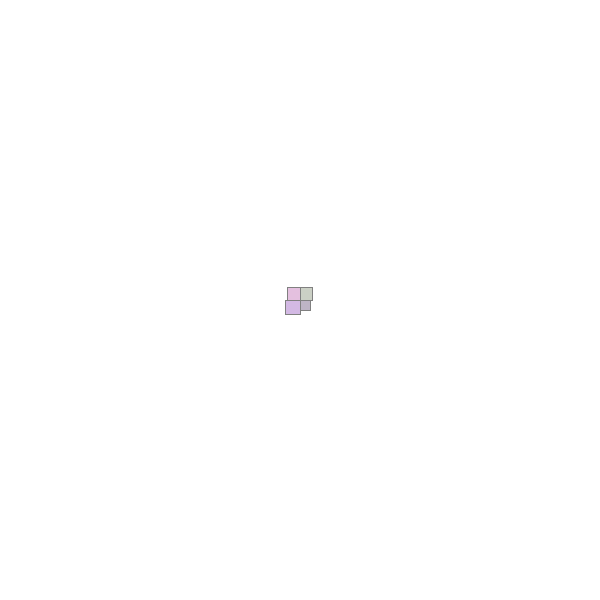
Frame 1 (no input)
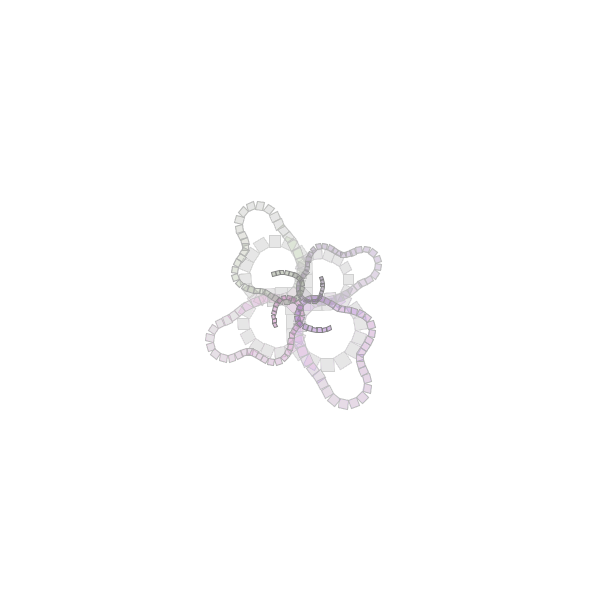
Frame 60 (the mouse pressed at the canvas centre just before this capture)
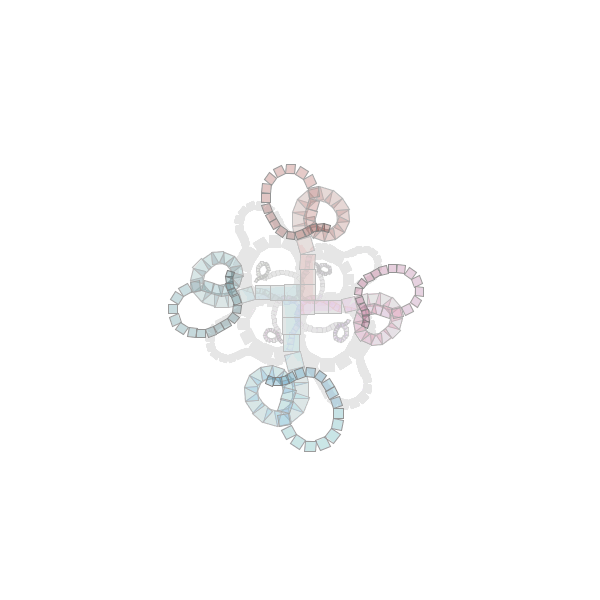
Frame 120 (the mouse held since frame 60 and released just before this capture)

The Processing sketch that drew these frames (run headless with seeded random() and noise(); from frame 60 on, the mouse is pressed at the canvas centre):

// Processing sketch: processing_30852
// ── processing_30852.pde

//iterations of boxes
//allonestring
//april 2011

//pjs july 2014

shapeClass thing;
String shapeType = "RECTANGLE";
String shapeFill = "FILL";
color[] shapeColour;

int numShapes = 4;
int numPetals = 1;
int numIterations = 80;
float[] shapeWidth, shapeHeight;
float[] xpos, ypos;
float[]rotation;

float theta, speed;
int shapeCounter = 0;
int iterationCount = 0;
float rotationFactor;
float accumulatedRotation;

void setup()
{
  size(600, 600);
  background(255);
  frameRate(12);
//  shapeCounter = 0;
  
  xpos = new float[numShapes];
  ypos = new float[numShapes];
  shapeWidth = new float[numShapes];
  shapeHeight = new float[numShapes];  
  shapeColour = new color[numShapes];
  rotation = new float[numShapes];
  ellipseMode(CENTER);
  
  createNewValues();
}

void createNewValues()
{  
//  rectMode(CORNER);
//  fill(255, 200);
//  rect(0, 0, width, height);

  theta = 0;
  speed = 0;
  shapeCounter = 0;
  iterationCount = 0;
  accumulatedRotation = 0;
//  numPetals = (int)random(6) + 3;
  rotationFactor = random(PI);

  for(int s = 0; s < numShapes; s++)
  {
    shapeWidth[shapeCounter] = random(10) + 10; //30 - abs(5 * (s - (numShapes - 1)));
    shapeHeight[shapeCounter] = shapeWidth[shapeCounter];
    shapeColour[shapeCounter] = color(random(128) + 64, random(128) + 64, random(128) + 64, 100);
    xpos[shapeCounter] = width / 2;
    ypos[shapeCounter] = height / 2;
    rotation[shapeCounter] = s * TWO_PI / numShapes;
    shapeCounter++;
  }
}

void draw()
{
  rectMode(CORNER);
  noStroke();
  fill(255, 5);//(255/numIterations)/2 + iterationCount);
  rect(0, 0, width, height);
  
  rectMode(CENTER);
  shapeCounter = 0;
  for(int s = 0; s < numShapes; s++)
  {
    shapeWidth[shapeCounter] *= 0.98;
    shapeHeight[shapeCounter] = shapeWidth[shapeCounter];
    thing = new shapeClass(shapeType, shapeWidth[shapeCounter], shapeHeight[shapeCounter], shapeColour[shapeCounter], shapeFill);

//    xpos[shapeCounter] += shapeWidth[shapeCounter] * cos(theta);
//    ypos[shapeCounter] += shapeHeight[shapeCounter] * sin(theta);
//    rotation[shapeCounter] += speed;
    float dx = width / 2 - xpos[shapeCounter];
    float dy = height / 2 - ypos[shapeCounter];
    float newDist = sqrt(dx*dx + dy*dy);
    float angle = atan2(dy, dx);
    float newAngle;
    
//    for(int p = 0; p < numPetals; p++)
    {
      pushMatrix();
      newAngle = angle + s * TWO_PI / numShapes;
      translate(width/2 + (newDist * cos(newAngle)), height/2 + (newDist * sin(newAngle)));
//      rotate(HALF_PI * s + PI/4 + random(PI));
      rotate(rotation[shapeCounter]);
      thing.display();
      popMatrix();
    }
    
        xpos[shapeCounter] += shapeWidth[shapeCounter] * cos(theta);
    ypos[shapeCounter] += shapeHeight[shapeCounter] * sin(theta);
    rotation[shapeCounter] += speed;

//    pushMatrix();
//    translate(xpos[shapeCounter], ypos[shapeCounter]);
//    thing.display();
//    popMatrix();
  
//    pushMatrix();
//    translate(width - xpos[shapeCounter], ypos[shapeCounter]);
//    thing.display();
//    popMatrix(); 
    
    shapeCounter++;
  }   
      
  theta += speed;
  speed += (random(1) - 0.5) ;
//    speed += (random(4) - 2)* PI / 10;
  speed = max(speed, -0.5);
  speed = min(speed, 0.5);
  accumulatedRotation += theta;

  if(iterationCount < numIterations) iterationCount++;
  else createNewValues();
}

//multi shape class
class shapeClass
{
  String shapeType;
  float shapeWidth;
  float shapeHeight;
  color colour;
  String shapeFill;
  
  shapeClass(String shapeType, float shapeWidth, float shapeHeight, color colour, String shapeFill) 
  {
    this.shapeType = shapeType;
    this.shapeWidth = shapeWidth;
    this.shapeHeight = shapeHeight;
    this.colour = colour;
    this.shapeFill = shapeFill;
  }
  
  void display()
  {
    smooth();
//    if(shapeFill.equals("FILL"))
    {
      noStroke();
      fill(colour);
    }
 //   else 
    {
 //     strokeWeight(abs(shapeWidth / 3));
      strokeWeight(1);
      stroke(128);
//      noFill();
    }
    
    if(shapeType.equals("LONGLINE"))
    {
      ellipseMode(CENTER);
      strokeWeight(1);
      line(-5*shapeWidth, 0, 5*shapeWidth, 0);
      fill(colour);
      ellipse(-5*shapeWidth, 0, 10, 10);
      ellipse(5*shapeWidth, 0, 10, 10);
    }
    
    if(shapeType.equals("LEAF"))
    {
      beginShape();
      curve(0, -shapeWidth*5, -shapeWidth/2, -shapeWidth/2, shapeWidth/2, shapeWidth/2, shapeWidth*5, 0);
      curve(0, shapeWidth*5, shapeWidth/2, shapeWidth/2, -shapeWidth/2, -shapeWidth/2, -shapeWidth*5, 0);
      endShape();
    }
    
    if(shapeType.equals("FLOWER"))
    {
      PVector vertex0 = new PVector(cos(0)*shapeWidth, sin(0)*shapeHeight);
      PVector vertex1 = new PVector(cos(2 * PI / 5)*shapeWidth, sin(2 * PI / 5)*shapeHeight); 
      PVector vertex2 = new PVector(cos(4 * PI / 5)*shapeWidth, sin(4 * PI / 5)*shapeHeight); 
      PVector vertex3 = new PVector(cos(6 * PI / 5)*shapeWidth, sin(6 * PI / 5)*shapeHeight);
      PVector vertex4 = new PVector(cos(8 * PI / 5)*shapeWidth, sin(8 * PI / 5)*shapeHeight);
  
      beginShape();
      vertex(0, 0);
      bezierVertex(vertex0.x, vertex0.y, vertex1.x, vertex1.y, 0, 0);
      bezierVertex(vertex1.x, vertex1.y, vertex2.x, vertex2.y, 0, 0);
      bezierVertex(vertex2.x, vertex2.y, vertex3.x, vertex3.y, 0, 0);
      bezierVertex(vertex3.x, vertex3.y, vertex4.x, vertex4.y, 0, 0);
      bezierVertex(vertex4.x, vertex4.y, vertex0.x, vertex0.y, 0, 0);
      endShape();
    }
    else if(shapeType.equals("PENTAGON"))
    {
      PVector vertex0 = new PVector(cos(0)*shapeWidth, sin(0)*shapeHeight);
      PVector vertex1 = new PVector(cos(2 * PI / 5)*shapeWidth, sin(2 * PI / 5)*shapeHeight); 
      PVector vertex2 = new PVector(cos(4 * PI / 5)*shapeWidth, sin(4 * PI / 5)*shapeHeight); 
      PVector vertex3 = new PVector(cos(6 * PI / 5)*shapeWidth, sin(6 * PI / 5)*shapeHeight);
      PVector vertex4 = new PVector(cos(8 * PI / 5)*shapeWidth, sin(8 * PI / 5)*shapeHeight);
  
      beginShape();
//      vertex(0, 0);
      line(vertex0.x, vertex0.y, vertex1.x, vertex1.y);
      line(vertex1.x, vertex1.y, vertex2.x, vertex2.y);
      line(vertex2.x, vertex2.y, vertex3.x, vertex3.y);
      line(vertex3.x, vertex3.y, vertex4.x, vertex4.y);
      line(vertex4.x, vertex4.y, vertex0.x, vertex0.y);
      endShape();
    }    
    else if(shapeType.equals("RECTANGLE"))
    {
      rectMode(CENTER);
//      rect(0, 0, shapeWidth, shapeHeight);
      rect(-shapeWidth/2, -shapeHeight/2, shapeWidth, shapeHeight);
    }
    else if(shapeType.equals("ELLIPSE"))
    {
      ellipseMode(CENTER);
//      ellipse(shapeWidth, shapeHeight, 2 * shapeWidth, 2 * shapeHeight);      
      ellipse(-shapeWidth/2, -shapeHeight/2, shapeWidth, shapeHeight);
    }
    else //circle
    {
      ellipseMode(CENTER);
//      ellipse(0, 0, shapeWidth, shapeWidth);
//      ellipse(-shapeWidth/2, -shapeHeight/2, shapeWidth, shapeHeight);
    }    
  }
}
